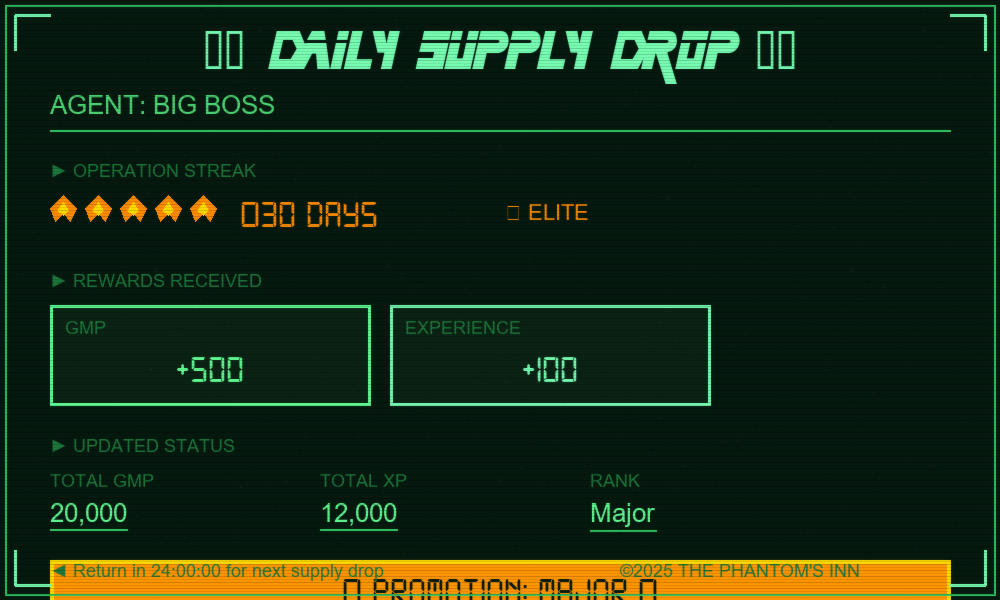
#> input picture src/test_daily_with_promotion.png, 1000 x 600 px
$ python -i shop_gen.py   (imports and definitions only)
#> lines starting #> are read from the running program, lines starting #| are printed output that depends on the picture
#> further down, picture is the input picture: PIL image 1000x600 RGB; mean R, G, B 23.2, 42.6, 20.5
# shop_gen.py
# Author: Tom & Claude
# MGS Codec-style tactical shop generator

from PIL import Image, ImageDraw, ImageFont, ImageFilter, ImageEnhance
import unicodedata
import random

# === AUTHENTIC MGS CODEC COLOR PALETTE ===
CODEC_BG_DARK = (5, 25, 15)
CODEC_BG_MEDIUM = (10, 35, 20)
CODEC_GREEN_PRIMARY = (50, 200, 100)
CODEC_GREEN_BRIGHT = (100, 255, 150)
CODEC_GREEN_DIM = (30, 120, 60)
CODEC_GREEN_TEXT = (80, 220, 120)
CODEC_BORDER_BRIGHT = (120, 255, 180)
CODEC_YELLOW = (255, 215, 0)

# [109 lines left out: functions sanitize_username, load_font, safe_draw_text, add_heavy_scanlines, add_static_noise, not called in this run]

def add_phosphor_glow(img):
    """Adds subtle phosphor glow effect."""
    if img.mode != 'RGBA':
        img = img.convert('RGBA')

    blurred = img.filter(ImageFilter.GaussianBlur(radius=1))
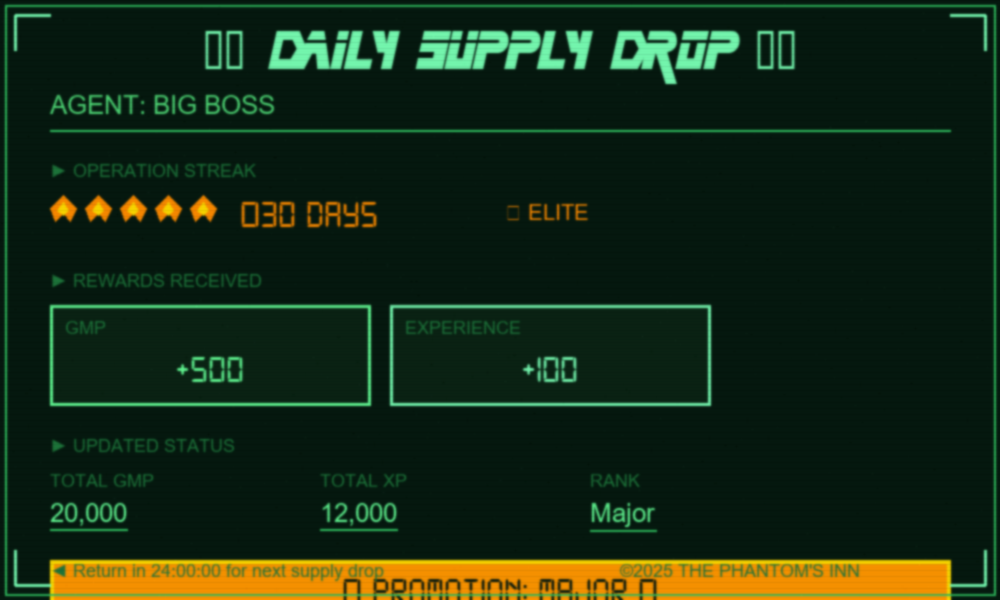
#> blurred: PIL image 1000x600 RGBA; mean R, G, B, A 23.1, 42.5, 20.6, 255
    enhancer = ImageEnhance.Brightness(blurred)
    glow = enhancer.enhance(1.2)
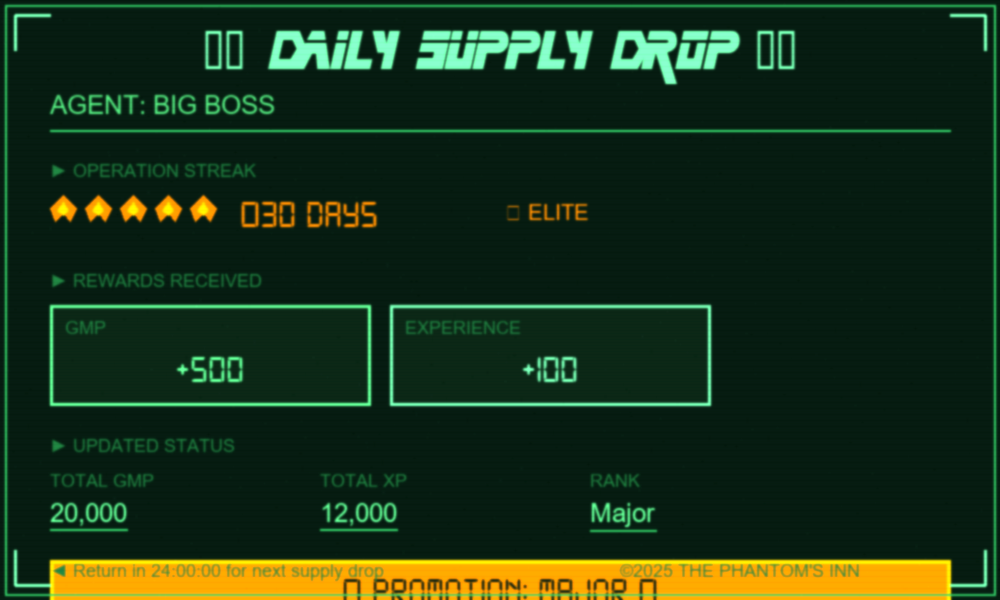
#> glow: PIL image 1000x600 RGBA; mean R, G, B, A 26.3, 50, 24.2, 255

    return Image.blend(img, glow, alpha=0.3).convert('RGB')

# [150 lines left out: functions draw_codec_frame, draw_codec_divider, generate_shop_card, not called in this run]


# === TEST ===
# [10 lines not run here, left out]

>>> from PIL import Image
>>> picture = Image.open('../../src/test_daily_with_promotion.png')
>>> result = add_phosphor_glow(picture)
